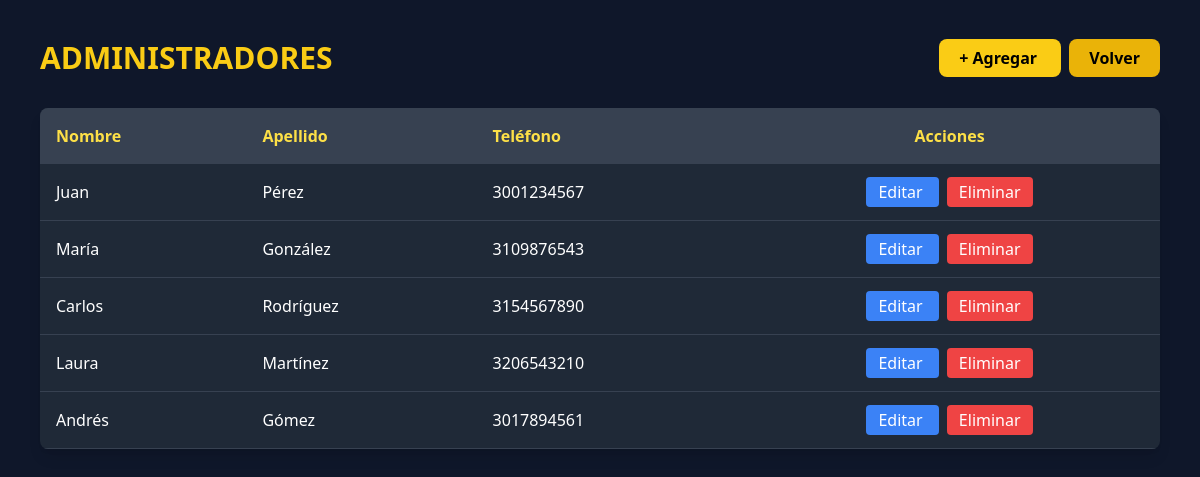
The page /administradores/ (signed in) on the database its author committed.
### Eventos/models.py (models this page shows, shortened)
class Administradores(models.Model):
    id_admin = models.AutoField(primary_key=True)
    nombre = models.CharField(max_length=50)
    apellido = models.CharField(max_length=50)
    telefono = models.CharField(max_length=20)
    class Meta:
        managed = True
        db_table = 'administradores'

### Eventos/views.py (the view)
# urls.py: path('administradores/', views.listaAdministradores.as_view(), name='listaAdministradores'),
@method_decorator(login_requerido, name='dispatch')
class listaAdministradores(ListView):
    model = Administradores
    template_name = 'administradores/listaAdministradores.html'
    context_object_name = 'administradores'

### Eventos/views.py (called while the page is built)
def login_requerido(view_func):
    @wraps(view_func)
    def wrapper(request, *args, **kwargs):
        if 'usuario_id' not in request.session:
            return redirect('login')
        return view_func(request, *args, **kwargs)
    return wrapper

### Eventos/templates/administradores/listaAdministradores.html (shortened to what this page needs)
<!DOCTYPE html>
<html lang="es">
<head>
<script src="https://cdn.tailwindcss.com"></script>
</head>
<body class="bg-slate-900 text-white p-10">
<div class="flex justify-between items-center mb-8">
    <h1 class="text-3xl font-bold text-yellow-400">ADMINISTRADORES</h1>
<div class="space-x-2">
    <a href="{% url 'crearAdministrador' %}"
       class="bg-yellow-400 text-black px-5 py-2 rounded-lg font-semibold hover:bg-yellow-300">
        + Agregar
    </a>
    <a href="{% url 'inicio' %}"
       class="bg-yellow-500 px-5 py-2 rounded-lg text-black font-bold">
        Volver
    </a>
</div>
</div>
<div class="bg-gray-800 rounded-lg shadow-lg overflow-hidden">
<table class="w-full text-left">
<thead class="bg-gray-700 text-yellow-300">
<tr>
    <th class="p-4">Nombre</th>
    <th class="p-4">Apellido</th>
    <th class="p-4">Teléfono</th>
    <th class="p-4 text-center">Acciones</th>
</tr>
</thead>
<tbody>
{% for a in administradores %}
<tr class="border-b border-gray-700 hover:bg-gray-700">
<td class="p-4">{{ a.nombre }}</td>
<td class="p-4">{{ a.apellido }}</td>
<td class="p-4">{{ a.telefono }}</td>
<td class="p-4 text-center space-x-2">
    <a href="{% url 'editarAdministrador' a.pk %}"
       class="bg-blue-500 px-3 py-1 rounded hover:bg-blue-400">
        Editar
    </a>
<a href="{% url 'eliminarAdministrador' a.pk %}"
   class="bg-red-500 px-3 py-1 rounded hover:bg-red-400">
    Eliminar
</a>
</td>
</tr>
{% empty %}
<tr>
    <td colspan="4" class="text-center p-4 text-gray-400">
        No hay administradores
    </td>
</tr>
{% endfor %}
</tbody>
</table>
</div>
</body>
</html>

### rows shown on the page
Administradores: nombre "Juan", apellido "Pérez", telefono "3001234567"
Administradores: nombre "María", apellido "González", telefono "3109876543"
Administradores: nombre "Carlos", apellido "Rodríguez", telefono "3154567890"
Administradores: nombre "Laura", apellido "Martínez", telefono "3206543210"
Administradores: nombre "Andrés", apellido "Gómez", telefono "3017894561"
